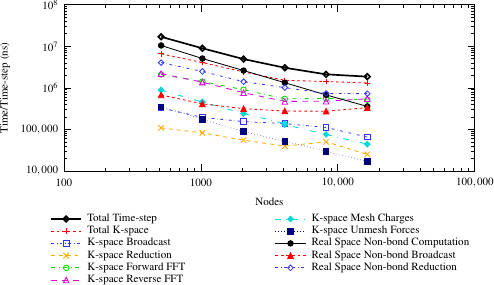

This figure's gnuplot source:
reset
set term mp color magnification 0.8 psnfss 
set output 'rhod_p5_breakdown.mp'
#set size 1.5, 2
set xlabel 'Nodes'
set ylabel 'Time/Time-step (ns)'
set key below Left reverse horizontal

set logscale xy

plot 'rhod_p5_20060726.dat' index 27 using 2:($3/0.7) title 'Total Time-step' with linespoints lw 2,\
'rhod_p5_20060726.dat' index 14 using 2:($3/0.7) title 'Total K-space' with linespoints,\
'rhod_p5_20060726.dat' index 8 using 2:($3/0.7) title 'K-space Broadcast' with linespoints,\
'rhod_p5_20060726.dat' index 12 using 2:($3/0.7) title 'K-space Reduction' with linespoints,\
'rhod_p5_20060726.dat' index 10 using 2:($3/0.7) title 'K-space Forward FFT' with linespoints,\
'rhod_p5_20060726.dat' index 13 using 2:($3/0.7) title 'K-space Reverse FFT' with linespoints,\
'rhod_p5_20060726.dat' index 7 using 2:($3/0.7) title 'K-space Mesh Charges' with linespoints,\
'rhod_p5_20060726.dat' index 11 using 2:($3/0.7) title 'K-space Unmesh Forces' with linespoints,\
'rhod_p5_20060726.dat' index 24 using 2:($3/0.7) title 'Real Space Non-bond Computation' with linespoints,\
'rhod_p5_20060726.dat' index 4 using 2:($3/0.7) title 'Real Space Non-bond Broadcast' with linespoints,\
'rhod_p5_20060726.dat' index 25 using 2:($3/0.7) title 'Real Space Non-bond Reduction' with linespoints
#'rhod_p5_20060726.dat' index 0 using 2:($3/0.7) title 'Bonded Force Broadcast' with linespoints,\
#'rhod_p5_20060726.dat' index 1 using 2:($3/0.7) title 'Bonded Force Reduction' with linespoints,\
#'rhod_p5_20060726.dat' index 15 using 2:($3/0.7) title 'Bonded Force Computation' with linespoints

set output
set term win

#'rhod_p5_20060726.dat' index 23 using 2:($3/0.7) title 'Real Space Non-bond Meat' with linespoints,\
#'rhod_p5_20060726.dat' index 13 using 2:(2*$3) title 'Reverse FFT' with linespoints
#'rhod_p5_20060726.dat' index 10 using 2:(2*$3) title 'Forward FFT' with linespoints,\
